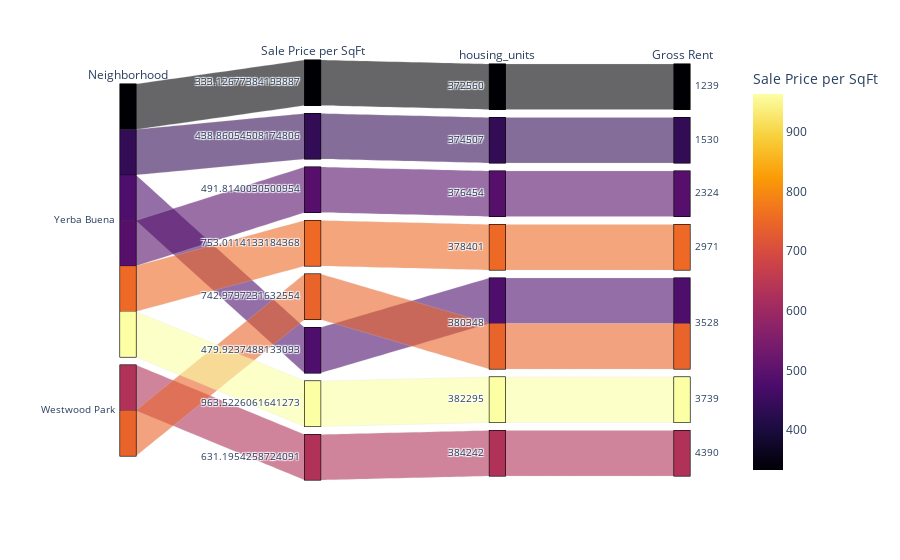

Notebook code cell kept with this figure:
### Markdown cell above
### Create a parallel coordinates plot and parallel categories plot of most expensive neighborhoods in San Francisco per year

### Code cell
# Parallel Categories Plot
px.parallel_categories(
    df_expensive_neighborhoods_per_year,
    dimensions=["neighborhood", "sale_price_sqr_foot", "housing_units", "gross_rent"],
    color="sale_price_sqr_foot",
    color_continuous_scale=px.colors.sequential.Inferno,
    labels={
        "neighborhood": "Neighborhood",
        "sale_price_sqr_foot": "Sale Price per SqFt",
        "prophousing_units_size": "Property Size",
        "gross_rent": "Gross Rent"
    },
)

### Figure 1 — Plotly figure (JSON) as saved in the notebook; plotly's stock layout.template omitted (floating-point values rounded to 4 significant figures)
{"data": [{"dimensions": [{"label": "Neighborhood", "values": ["Yerba Buena", "Yerba Buena", "Yerba Buena", "Yerba Buena", "Westwood Park", "Yerba Buena", "Yerba Buena", "Westwood Park"]}, {"label": "Sale Price per SqFt", "values": [333.1, 438.9, 491.8, 753.0, 743.0, 479.9, 963.5, 631.2]}, {"label": "housing_units", "values": [372560, 374507, 376454, 378401, 380348, 380348, 382295, 384242]}, {"label": "Gross Rent", "values": [1239, 1530, 2324, 2971, 3528, 3528, 3739, 4390]}], "domain": {"x": [0, 1], "y": [0, 1]}, "line": {"color": [333.1, 438.9, 491.8, 753.0, 743.0, 479.9, 963.5, 631.2], "coloraxis": "coloraxis"}, "name": "", "type": "parcats"}], "layout": {"autosize": true, "coloraxis": {"colorbar": {"title": {"text": "Sale Price per SqFt"}}, "colorscale": [[0, "#000004"], [0.1111, "#1b0c41"], [0.2222, "#4a0c6b"], [0.3333, "#781c6d"], [0.4444, "#a52c60"], [0.5556, "#cf4446"], [0.6667, "#ed6925"], [0.7778, "#fb9b06"], [0.8889, "#f7d13d"], [1, "#fcffa4"]]}, "legend": {"tracegroupgap": 0}, "margin": {"t": 60}}}
